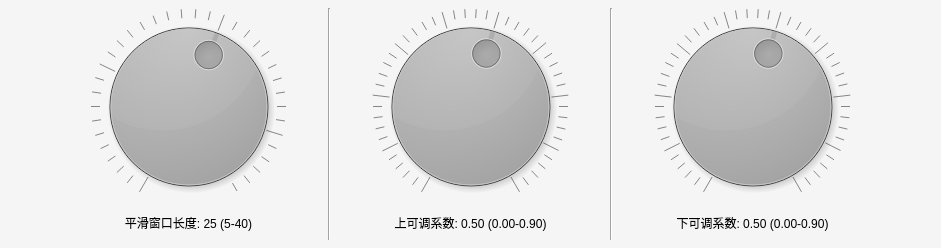
<?xml version="1.0" encoding="UTF-8"?>
<ui version="4.0">
 <class>dialWidget</class>
 <widget class="QWidget" name="dialWidget">
  <property name="geometry">
   <rect>
    <x>0</x>
    <y>0</y>
    <width>941</width>
    <height>248</height>
   </rect>
  </property>
  <property name="sizePolicy">
   <sizepolicy hsizetype="Fixed" vsizetype="Fixed">
    <horstretch>0</horstretch>
    <verstretch>0</verstretch>
   </sizepolicy>
  </property>
  <property name="minimumSize">
   <size>
    <width>0</width>
    <height>248</height>
   </size>
  </property>
  <property name="maximumSize">
   <size>
    <width>16777215</width>
    <height>248</height>
   </size>
  </property>
  <property name="windowTitle">
   <string>Form</string>
  </property>
  <property name="styleSheet">
   <string notr="true">background-color: rgb(245,245,245);</string>
  </property>
  <layout class="QVBoxLayout" name="verticalLayout">
   <property name="leftMargin">
    <number>0</number>
   </property>
   <property name="topMargin">
    <number>0</number>
   </property>
   <property name="rightMargin">
    <number>0</number>
   </property>
   <property name="bottomMargin">
    <number>0</number>
   </property>
   <item>
    <layout class="QGridLayout" name="gridLayout" rowstretch="0,6,1,0" columnstretch="1,3,3,3,3,3,1">
     <property name="horizontalSpacing">
      <number>30</number>
     </property>
     <property name="verticalSpacing">
      <number>0</number>
     </property>
     <item row="2" column="1">
      <widget class="QLabel" name="label_windowlength">
       <property name="text">
        <string>平滑窗口长度: 25 (5-40)</string>
       </property>
       <property name="alignment">
        <set>Qt::AlignCenter</set>
       </property>
      </widget>
     </item>
     <item row="1" column="1">
      <widget class="QDial" name="Dial_windowlength">
       <property name="minimumSize">
        <size>
         <width>219</width>
         <height>197</height>
        </size>
       </property>
       <property name="maximumSize">
        <size>
         <width>219</width>
         <height>197</height>
        </size>
       </property>
       <property name="styleSheet">
        <string notr="true">background-color: rgb(0, 0, 0);
</string>
       </property>
       <property name="minimum">
        <number>5</number>
       </property>
       <property name="maximum">
        <number>40</number>
       </property>
       <property name="value">
        <number>25</number>
       </property>
       <property name="tracking">
        <bool>true</bool>
       </property>
       <property name="orientation">
        <enum>Qt::Horizontal</enum>
       </property>
       <property name="invertedAppearance">
        <bool>false</bool>
       </property>
       <property name="invertedControls">
        <bool>false</bool>
       </property>
       <property name="wrapping">
        <bool>false</bool>
       </property>
       <property name="notchesVisible">
        <bool>true</bool>
       </property>
      </widget>
     </item>
     <item row="0" column="3">
      <spacer name="verticalSpacer_2">
       <property name="orientation">
        <enum>Qt::Vertical</enum>
       </property>
       <property name="sizeHint" stdset="0">
        <size>
         <width>20</width>
         <height>8</height>
        </size>
       </property>
      </spacer>
     </item>
     <item row="1" column="3">
      <widget class="QDial" name="Dial_up_able">
       <property name="minimumSize">
        <size>
         <width>219</width>
         <height>197</height>
        </size>
       </property>
       <property name="maximumSize">
        <size>
         <width>219</width>
         <height>197</height>
        </size>
       </property>
       <property name="styleSheet">
        <string notr="true">background-color: rgb(0, 0, 0);</string>
       </property>
       <property name="minimum">
        <number>0</number>
       </property>
       <property name="maximum">
        <number>90</number>
       </property>
       <property name="value">
        <number>50</number>
       </property>
       <property name="notchesVisible">
        <bool>true</bool>
       </property>
      </widget>
     </item>
     <item row="2" column="3">
      <widget class="QLabel" name="label_ableidx">
       <property name="text">
        <string>上可调系数: 0.50 (0.00-0.90)</string>
       </property>
       <property name="alignment">
        <set>Qt::AlignCenter</set>
       </property>
      </widget>
     </item>
     <item row="3" column="3">
      <spacer name="verticalSpacer">
       <property name="orientation">
        <enum>Qt::Vertical</enum>
       </property>
       <property name="sizeHint" stdset="0">
        <size>
         <width>20</width>
         <height>8</height>
        </size>
       </property>
      </spacer>
     </item>
     <item row="1" column="6">
      <spacer name="horizontalSpacer_2">
       <property name="orientation">
        <enum>Qt::Horizontal</enum>
       </property>
       <property name="sizeHint" stdset="0">
        <size>
         <width>5</width>
         <height>20</height>
        </size>
       </property>
      </spacer>
     </item>
     <item row="2" column="5">
      <widget class="QLabel" name="label_3">
       <property name="text">
        <string>下可调系数: 0.50 (0.00-0.90)</string>
       </property>
       <property name="alignment">
        <set>Qt::AlignCenter</set>
       </property>
      </widget>
     </item>
     <item row="1" column="0">
      <spacer name="horizontalSpacer">
       <property name="orientation">
        <enum>Qt::Horizontal</enum>
       </property>
       <property name="sizeHint" stdset="0">
        <size>
         <width>5</width>
         <height>20</height>
        </size>
       </property>
      </spacer>
     </item>
     <item row="1" column="5">
      <widget class="QDial" name="Dial_low_able">
       <property name="minimumSize">
        <size>
         <width>219</width>
         <height>197</height>
        </size>
       </property>
       <property name="maximumSize">
        <size>
         <width>219</width>
         <height>197</height>
        </size>
       </property>
       <property name="styleSheet">
        <string notr="true">background-color: rgb(0, 0, 0);</string>
       </property>
       <property name="minimum">
        <number>0</number>
       </property>
       <property name="maximum">
        <number>90</number>
       </property>
       <property name="value">
        <number>50</number>
       </property>
       <property name="notchesVisible">
        <bool>true</bool>
       </property>
      </widget>
     </item>
     <item row="1" column="2" rowspan="2">
      <widget class="Line" name="line">
       <property name="orientation">
        <enum>Qt::Vertical</enum>
       </property>
      </widget>
     </item>
     <item row="1" column="4" rowspan="2">
      <widget class="Line" name="line_2">
       <property name="orientation">
        <enum>Qt::Vertical</enum>
       </property>
      </widget>
     </item>
    </layout>
   </item>
  </layout>
 </widget>
 <resources/>
 <connections/>
</ui>
